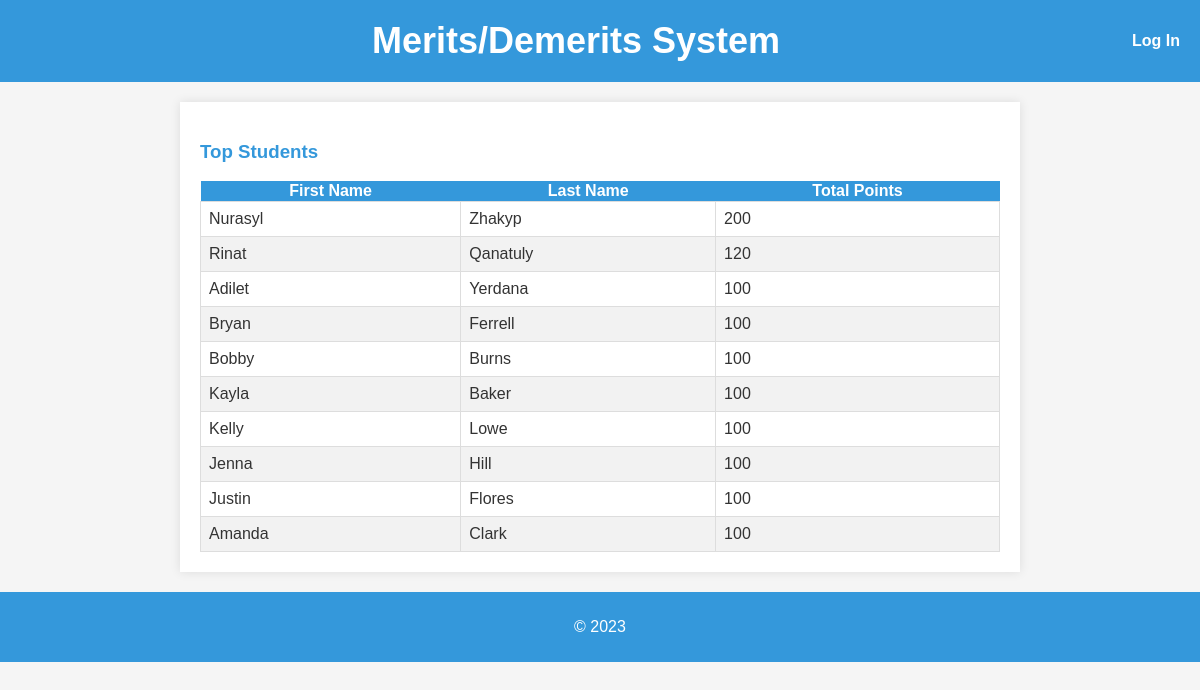
Screenshot of /top_students/ with the database file from the repository.
### main/models.py (models this page shows, shortened)
class UserExtention(models.Model):
    grade = models.IntegerField(default=None, null=True)
    user = models.OneToOneField(User, on_delete=models.CASCADE, related_name="userextention")
    def __str__(self):
        return self.user.username

### main/views.py (the view)
# urls.py: path("top_students/", views.top_students, name="top_students"),
def top_students(request):
    users = UserExtention.objects.exclude(grade=0)
    top = []
    for user in users:
        records = Record.objects.filter(student=user.user)
        total_points = 100
        for record in records:
            total_points += record.merit.points
        user.total_points = total_points
        top.append(user)
    top.sort(key=lambda x: x.total_points, reverse=True)
    top = top[:10]
    print(top)
    return render(request, "main/top_students.html", {"students": top})

### main/templates/main/top_students.html (shortened to what this page needs)
{% extends "main/base.html" %}
{% block content %}
<div>
    <h3>Top Students</h3>
    <table>
        <thead>
            <tr>
                <th>First Name</th>
                <th>Last Name</th>
                <th>Total Points</th>
            </tr>
        </thead>
        <tbody>
            {% for student in students %}
                <tr>
                    <td>{{ student.user.first_name }}</td>
                    <td>{{ student.user.last_name }}</td>
                    <td>{{ student.total_points }}</td>
                </tr>
            {% endfor %}
        </tbody>
    </table>
</div>
{% endblock %}

### main/templates/main/base.html (style rules this page uses)
body { font-family: 'Arial', sans-serif; margin: 0; padding: 0; background-color: #F5F5F5; color: #333; }

### main/templates/main/top_students.html (style rules this page uses)
table { border-collapse: collapse; width: 100%; }
th { background-color: #3498DB; color: white; font-weight: bold; }
td { border: 1px solid #ddd; padding: 8px; text-align: left; }
tr:nth-child(even) { background-color: #f2f2f2; }
h3 { color: #3498DB; }

### rows the page displays
UserExtention: user.first_name "Nurasyl", user.last_name "Zhakyp", total_points "200"
UserExtention: user.first_name "Rinat", user.last_name "Qanatuly", total_points "120"
UserExtention: user.first_name "Adilet", user.last_name "Yerdana", total_points "100"
UserExtention: user.first_name "Bryan", user.last_name "Ferrell", total_points "100"
UserExtention: user.first_name "Bobby", user.last_name "Burns", total_points "100"
UserExtention: user.first_name "Kayla", user.last_name "Baker", total_points "100"
UserExtention: user.first_name "Kelly", user.last_name "Lowe", total_points "100"
UserExtention: user.first_name "Jenna", user.last_name "Hill", total_points "100"
UserExtention: user.first_name "Justin", user.last_name "Flores", total_points "100"
UserExtention: user.first_name "Amanda", user.last_name "Clark", total_points "100"
